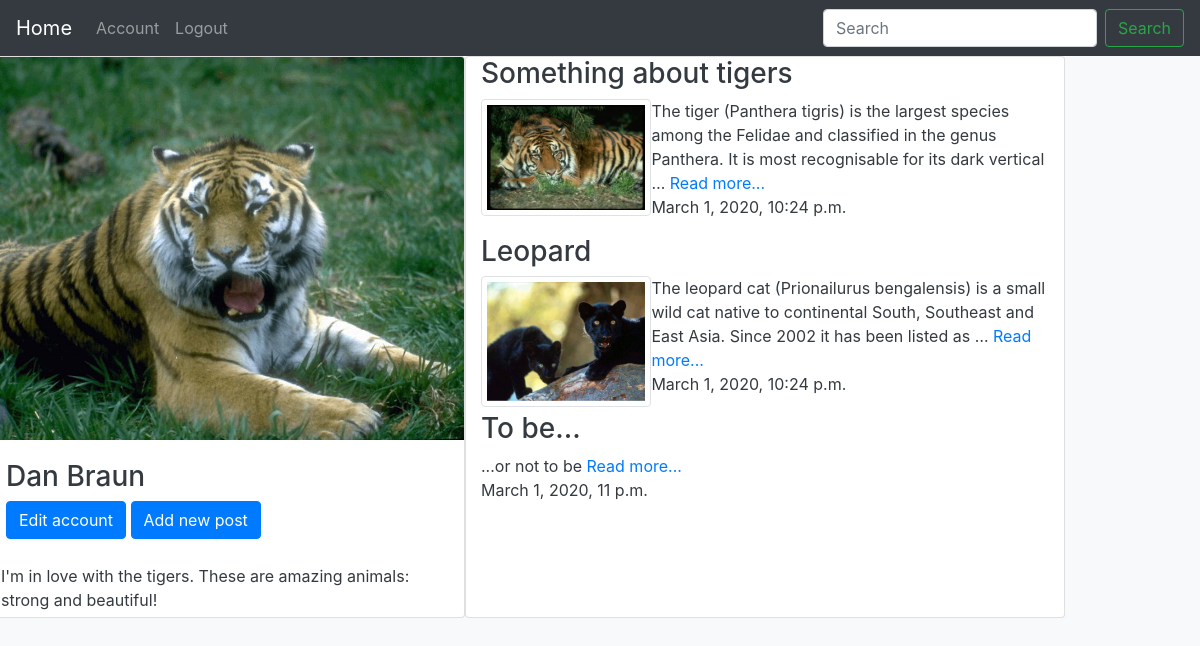
/account/ (signed in), run on the app's committed database.
### myapp/models.py (models this page shows, shortened)
class Profile(models.Model):
    user = models.OneToOneField(User, on_delete=models.CASCADE, related_name='profile')
    gender = models.CharField(max_length=10, blank=True, null=True)
    city = models.CharField(max_length=100, blank=True, null=True)
    emotions = models.TextField(max_length=1000, blank=True, null=True)
    photo = models.ImageField(upload_to='profile_photos/', blank=True, null=True, default='user_empty_photo.jpg')

class Post(models.Model):
    user = models.ForeignKey(User, on_delete=models.CASCADE, name='user', related_name='posts')
    title = models.CharField(max_length=200, default='', blank=True, null=True)
    text = models.TextField(max_length=30000)
    created_date = models.DateTimeField(default=timezone.now)
    likes = models.IntegerField(default=0)
    dislikes = models.IntegerField(default=0)

class Image(models.Model):
    post = models.ForeignKey(Post, on_delete=models.CASCADE, name='post', related_name='images')
    image = models.ImageField(upload_to='posts_images/', blank=True, null=True)

### myapp/views.py (the view)
# urls.py: path('account/', views.account, name='account'),
@login_required(login_url='/login')
def account(request):
    user = request.user
    posts = Post.objects.filter(user=user).all()
    return render(request, 'myapp/account.html', context={'user': user, 'posts': posts})

### myapp/templates/myapp/account.html (shortened to what this page needs)
{% extends 'index.html' %}
{% block content %}
    <div class="row" style="width: 100%">
        <div class="sidebar inline float-left" style="width: 40%">
            <div class="card">
                {% include 'myapp/account_small.html' with objects=user %}
                <p style="padding: 5px; margin-left: 10px" class="card-text">{{ user.profile.emotions }}</p>
            </div>
        </div>
        <div class="main card" style="width: 50%">
            {% for post in posts %}
                {% include 'myapp/post_template_small.html' with objects=post %}
            {% endfor %}
        </div>
    </div>
{% endblock %}

### myapp/templates/myapp/account_small.html (shortened to what this page needs)
<img class="card-img-top" src="{{ user.profile.photo.url }}">
<div class="card-body">
    {% if user.first_name or user.last_name %}
        <h3>{{ user.first_name }} {{ user.last_name }}</h3>
    {% endif %}
    {% if request.user.pk == user.pk and request.user.is_authenticated %}
        <a href="{% url 'myapp:edit_account' %}" class="btn btn-primary">Edit account</a>
        <a href="{% url 'myapp:add_post' %}" class="btn btn-primary">Add new post</a>
    {% endif %}
</div>

### myapp/templates/myapp/post_template_small.html
<div class="container">
    <h3>{{ post.title }}</h3>
    {% if post.images.all %}
        <img class="img-thumbnail thumbnail rounded float-left" style="width: 30%; padding: 5px"
             src={{ post.images.all.0.image.url }}>
    {% endif %}
    {{ post.text|truncatewords:25 }} <a href="{% url 'myapp:show_post' post.pk %}">Read more...</a>
    <p>{{ post.created_date }}</p>
</div>

### data on the page
Post: title "Something about tigers", images.all.0.image (picture), text "The tiger (Panthera tigris) is the largest species among the Felidae and classified in the genus Panthera. It is most recognisable for its dark vertical …", created_date "March 1, 2020, 10:24 p.m."
Post: title "Leopard", images.all.0.image (picture), text "The leopard cat (Prionailurus bengalensis) is a small wild cat native to continental South, Southeast and East Asia. Since 2002 it has been listed as …", created_date "March 1, 2020, 10:24 p.m."
Post: title "To be...", text "...or not to be", created_date "March 1, 2020, 11 p.m."

### other printed values
{{ user.first_name }} "Dan"
{{ user.last_name }} "Braun"
{{ user.profile.emotions }} "I'm in love with the tigers. These are amazing animals: strong and beautiful!"
